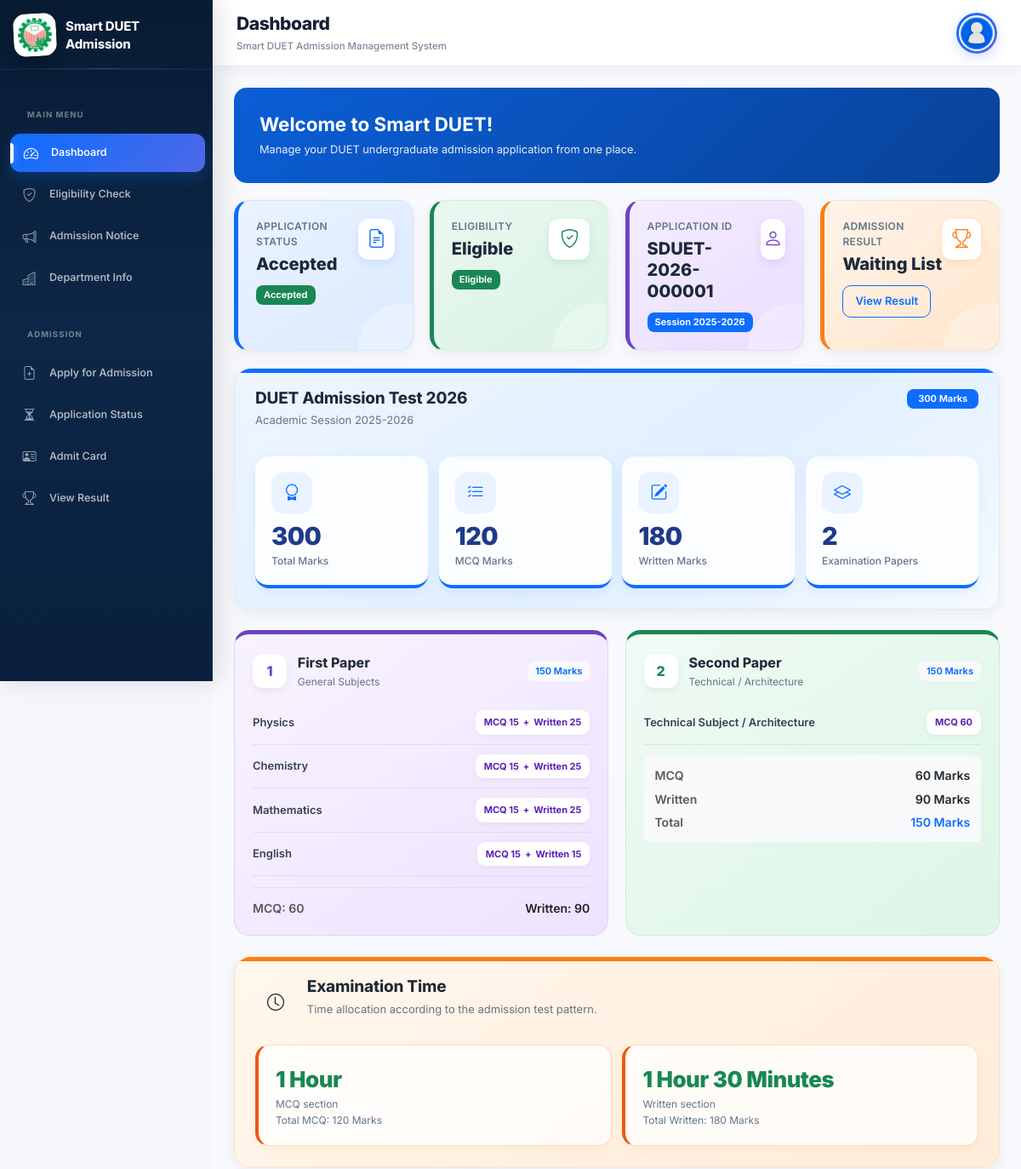
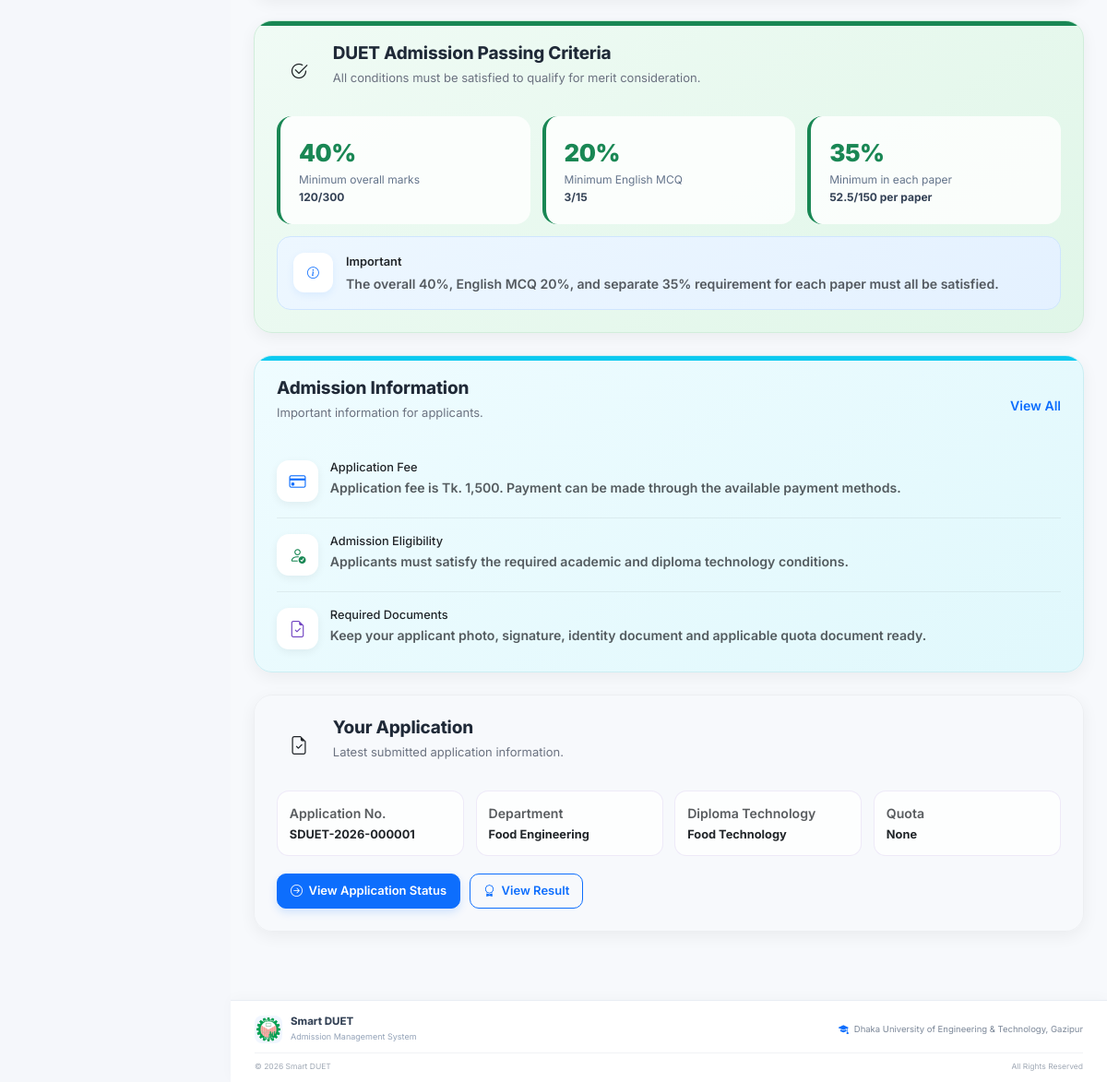
/dashboard.php (signed in), run on the app's committed database (2 pictures, top to bottom).
### tables this page shows
CREATE TABLE `applications` (
  `id` int(10) UNSIGNED NOT NULL,
  `application_no` varchar(30) NOT NULL,
  `applicant_id` int(10) UNSIGNED NOT NULL,
  `admission_year` year(4) NOT NULL,
  `ssc_gpa` decimal(3,2) NOT NULL,
  `diploma_cgpa` decimal(3,2) NOT NULL,
  `diploma_passing_year` year(4) NOT NULL,
  `technology_id` int(10) UNSIGNED NOT NULL,
  `department_id` int(10) UNSIGNED NOT NULL,
  `quota` enum('None','Freedom Fighter''s Son/Daughter','Tribal') NOT NULL DEFAULT 'None',
  `status` enum('draft','payment_pending','submitted','under_review','accepted','rejected') NOT NULL DEFAULT 'draft',
  `submitted_at` datetime DEFAULT NULL,
  `created_at` timestamp NOT NULL DEFAULT current_timestamp(),
  `updated_at` timestamp NOT NULL DEFAULT current_timestamp() ON UPDATE current_timestamp()
);

CREATE TABLE `results` (
  `id` int(10) UNSIGNED NOT NULL,
  `application_id` int(10) UNSIGNED NOT NULL,
  `merit_position` int(10) UNSIGNED DEFAULT NULL,
  `result_status` enum('pending','selected','waiting','not_selected') NOT NULL DEFAULT 'pending',
  `published_date` date DEFAULT NULL,
  `remarks` varchar(255) DEFAULT NULL,
  `created_at` timestamp NOT NULL DEFAULT current_timestamp(),
  `updated_at` timestamp NOT NULL DEFAULT current_timestamp() ON UPDATE current_timestamp()
);

CREATE TABLE `departments` (
  `id` int(10) UNSIGNED NOT NULL,
  `code` varchar(10) NOT NULL,
  `name` varchar(150) NOT NULL,
  `faculty` varchar(150) NOT NULL,
  `degree` varchar(100) NOT NULL DEFAULT 'B.Sc. Engineering',
  `duration` varchar(50) NOT NULL DEFAULT '4 Years',
  `seats` int(10) UNSIGNED NOT NULL DEFAULT 0,
  `is_active` tinyint(1) NOT NULL DEFAULT 1,
  `created_at` timestamp NOT NULL DEFAULT current_timestamp()
);

CREATE TABLE `diploma_technologies` (
  `id` int(10) UNSIGNED NOT NULL,
  `name` varchar(150) NOT NULL,
  `is_active` tinyint(1) NOT NULL DEFAULT 1,
  `created_at` timestamp NOT NULL DEFAULT current_timestamp()
);

### dashboard.php (the view, shortened to what the rows shown need)
<?php
require_once __DIR__ . '/includes/functions.php';
$userId = getUserId();
$applicant = null;
$sql = "
    SELECT
        a.id,
        a.full_name,
        a.father_name,
        a.mother_name,
        a.date_of_birth,
        a.gender,
        a.identity_number,
        u.email,
        u.mobile
    FROM applicants a
    INNER JOIN users u
        ON a.user_id = u.id
    WHERE a.user_id = ?
    LIMIT 1
";
$stmt = $conn->prepare($sql);
$stmt->bind_param(
    "i",
    $userId
);
$stmt->execute();
$result = $stmt->get_result();
if ($result->num_rows === 1) {
    $applicant = $result->fetch_assoc();
}
$application = null;
if ($applicant) {
    $sql = "
        SELECT
            ap.id,
            ap.application_no,
            ap.admission_year,
            ap.ssc_gpa,
            ap.diploma_cgpa,
            ap.diploma_passing_year,
            ap.quota,
            ap.status,
            ap.submitted_at,
            d.code AS department_code,
            d.name AS department_name,
            dt.name AS technology_name
        FROM applications ap
        INNER JOIN departments d
            ON ap.department_id = d.id
        INNER JOIN diploma_technologies dt
            ON ap.technology_id = dt.id
        WHERE ap.applicant_id = ?
        ORDER BY ap.id DESC
        LIMIT 1
    ";
    $stmt = $conn->prepare($sql);
    $stmt->bind_param(
        "i",
        $applicant['id']
    );
    $stmt->execute();
    $result = $stmt->get_result();
    if ($result->num_rows === 1) {
        $application = $result->fetch_assoc();
    }
}
$applicationStatus = 'Not Started';
$applicationBadge = 'No Application';
$applicationBadgeClass = 'bg-secondary';
$applicationId = '—';
$eligibilityStatus = 'Not Checked';
$eligibilityBadge = 'Check Now';
$eligibilityBadgeClass = 'bg-secondary';
$resultStatus = 'Not Published';
if ($application) {
    $applicationId =
        $application['application_no'];
    switch ($application['status']) {
        case 'accepted':
            $applicationStatus =
                'Accepted';
            $applicationBadge =
                'Accepted';
            $applicationBadgeClass =
                'bg-success';
            break;
    }
    $currentYear =
        (int) date('Y');
    $minimumPassingYear =
        $currentYear - 1;
    if (
        (float) $application['ssc_gpa'] >= 3.00 &&
        (float) $application['diploma_cgpa'] >= 3.00 &&
        (int) $application['diploma_passing_year']
            >= $minimumPassingYear
    ) {
        $eligibilityStatus =
            'Eligible';
        $eligibilityBadge =
            'Eligible';
        $eligibilityBadgeClass =
            'bg-success';
    }
}
if ($application) {
    $sql = "
        SELECT
            result_status
        FROM results
        WHERE application_id = ?
        LIMIT 1
    ";
    $stmt = $conn->prepare($sql);
    $stmt->bind_param(
        "i",
        $application['id']
    );
    $stmt->execute();
    $result = $stmt->get_result();
    if ($result->num_rows === 1) {
        $resultData =
            $result->fetch_assoc();
        switch (
            $resultData['result_status']
        ) {
            case 'waiting':
                $resultStatus =
                    'Waiting List';
                break;
        }
    }
}
require_once __DIR__ . '/includes/header.php';
?>
<div class="content-area">
    <div class="row g-4 mb-4">
        <div class="col-sm-6 col-lg-3">
            <div class="stat-card h-100">
                <div
                    class="d-flex
                           justify-content-between"
                >
                    <div>
                        <div class="stat-label">
                            Application Status
                        </div>
                        <div class="stat-number">
                            <?= e($applicationStatus); ?>
                        </div>
                    </div>
                    <div class="stat-icon">
                    </div>
                </div>
                <span
                    class="badge
                           <?= e($applicationBadgeClass); ?>
                           mt-3"
                >
                    <?= e($applicationBadge); ?>
                </span>
            </div>
        </div>
        <div class="col-sm-6 col-lg-3">
            <div class="stat-card h-100">
                <div
                    class="d-flex
                           justify-content-between"
                >
                    <div>
                        <div class="stat-label">
                            Eligibility
                        </div>
                        <div class="stat-number">
                            <?= e($eligibilityStatus); ?>
                        </div>
                    </div>
                    <div class="stat-icon">
                    </div>
                </div>
                <a
                    href="<?= APP_URL; ?>/eligibility.php"
                    class="badge
                           <?= e($eligibilityBadgeClass); ?>
                           mt-3
                           text-decoration-none"
                >
                    <?= e($eligibilityBadge); ?>
                </a>
            </div>
        </div>
        <div class="col-sm-6 col-lg-3">
            <div class="stat-card h-100">
                <div
                    class="d-flex
                           justify-content-between"
                >
                    <div>
                        <div class="stat-label">
                            Application ID
                        </div>
                        <div class="stat-number">
                            <?= e($applicationId); ?>
                        </div>
                    </div>
                </div>
            </div>
        </div>
        <div class="col-sm-6 col-lg-3">
            <div class="stat-card h-100">
                <div
                    class="d-flex
                           justify-content-between"
                >
                    <div>
                        <div class="stat-label">
                            Admission Result
                        </div>
                        <div class="stat-number">
                            <?= e($resultStatus); ?>
                        </div>
                    </div>
                </div>
            </div>
        </div>
    </div>
    <?php if ($application): ?>
        <div class="dashboard-section">
            <div class="material-card">
                <div
                    class="d-flex
                           align-items-center
                           gap-3
                           mb-4"
                >
                    <div class="material-icon">
                       <i class="bi bi-file-earmark-check"></i>
                    </div>
                    <div>
                        <h5 class="dashboard-section-title">
                            Your Application
                        </h5>
                        <p class="dashboard-section-subtitle">
                            Latest submitted application
                            information.
                        </p>
                    </div>
                </div>
                <div class="row g-3">
                    <div class="col-md-6 col-lg-3">
                        <div class="p-3 bg-light rounded-3">
                            <div class="small text-muted">
                                Application No.
                            </div>
                            <div class="fw-bold mt-1">
                                <?= e(
                                    $application['application_no']
                                ); ?>
                            </div>
                        </div>
                    </div>
                    <div class="col-md-6 col-lg-3">
                        <div class="p-3 bg-light rounded-3">
                            <div class="small text-muted">
                                Department
                            </div>
                            <div class="fw-bold mt-1">
                                <?= e(
                                    $application['department_name']
                                ); ?>
                            </div>
                        </div>
                    </div>
                    <div class="col-md-6 col-lg-3">
                        <div class="p-3 bg-light rounded-3">
                            <div class="small text-muted">
                                Diploma Technology
                            </div>
                            <div class="fw-bold mt-1">
                                <?= e(
                                    $application['technology_name']
                                ); ?>
                            </div>
                        </div>
                    </div>
                    <div class="col-md-6 col-lg-3">
                        <div class="p-3 bg-light rounded-3">
                            <div class="small text-muted">
                                Quota
                            </div>
                            <div class="fw-bold mt-1">
                                <?= e(
                                    $application['quota']
                                ); ?>
                            </div>
                        </div>
                    </div>
                </div>
                <div class="mt-4">
                    <a
                        href="<?= APP_URL; ?>/application-status.php"
                        class="btn btn-primary"
                    >
                        <i class="bi bi-arrow-right-circle me-1"></i>
                        View Application Status
                    </a>
                    <?php if (
                        $resultStatus !== 'Not Published'
                    ): ?>
                        <a
                            href="<?= APP_URL; ?>/result.php"
                            class="btn btn-outline-primary ms-2"
                        >
                            <i class="bi bi-award me-1"></i>
                            View Result
                        </a>
                    <?php endif; ?>
                </div>
            </div>
        </div>
    <?php endif; ?>
</div>
<?php
require_once __DIR__ . '/includes/footer.php';
?>

### data on the page
applications: status "Accepted", eligibilityStatus "Eligible", eligibilityBadge "Eligible", application_no "SDUET-2026-000001", department.name "Food Engineering", technology.name "Food Technology", quota "None"
results: result_status "Waiting List"

### other printed values
$pageTitle "Dashboard"
$totalExamMarks "300"
$totalMcqMarks "120"
$totalWrittenMarks "180"
$overallPassMarks "120"
$englishMcqPassMarks "3"
